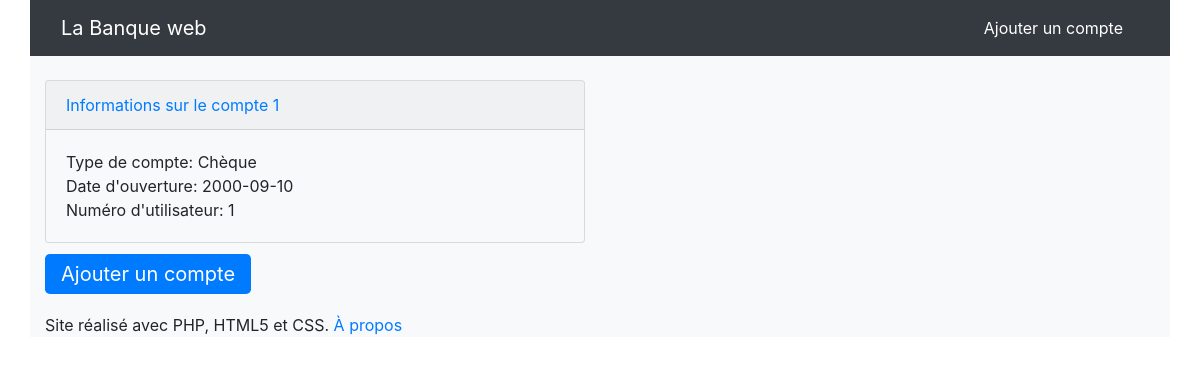
Before: / with the older database file.
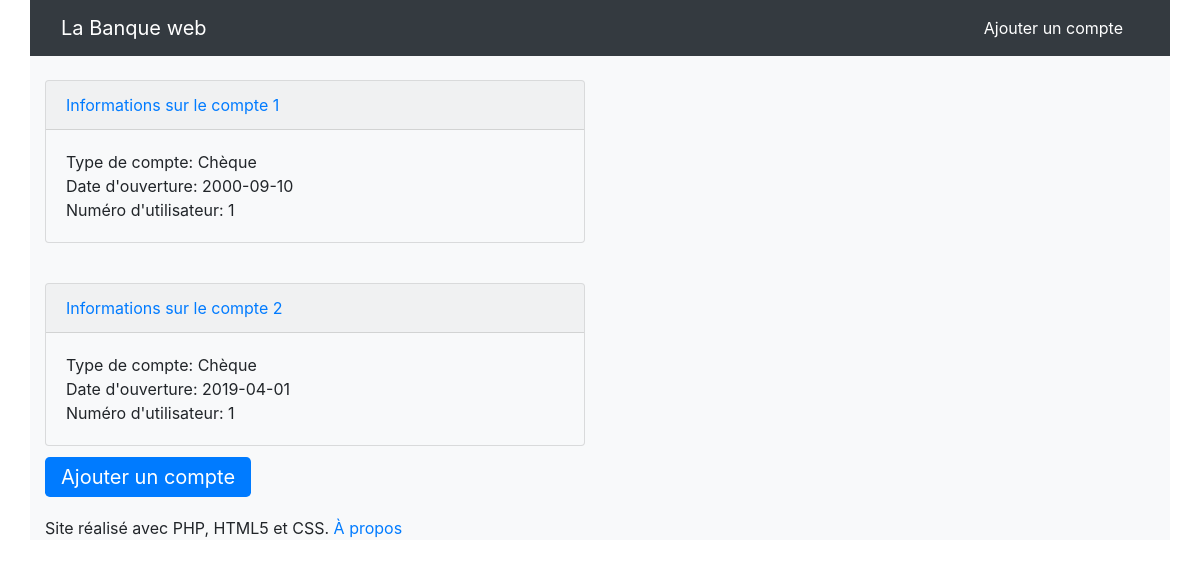
After: the same page with the newer database file.
### tables this page shows
CREATE TABLE `comptes` (
  `id` int(11) NOT NULL,
  `type_compte` varchar(255) NOT NULL,
  `date` date NOT NULL,
  `id_utilisateur` int(11) NOT NULL
);

### Modele/modele.php (called while the page is built, shortened)
<?php
function getBdd()
{
    $bdd = new PDO('mysql:host=localhost;dbname=banque_web;charset=utf8', 'root', 'mysql', array(PDO::ATTR_ERRMODE => PDO::ERRMODE_EXCEPTION));
    return $bdd;
}
function getComptes()
{
    $bdd = getBdd();
    $comptes = $bdd->query('select id, type_compte, date, id_utilisateur from comptes');
    return $comptes;
}

### Controleur/Controleur.php (called while the page is built, shortened)
<?php
require 'Modele/modele.php';
function accueil()
{
    $comptes = getComptes();
    require 'Vue/vueAccueil.php';
}

### Vue/vueAccueil.php (the view, shortened to what this page needs)
<?php foreach ($comptes as $compte):
    ?>
    <article>
        <br>
        <div class="card bg-light mb-3" style="max-width: 540px;">
            <div class="card-header">
                <a href="<?= "index.php?action=compte&id=" . $compte['id'] ?>">Informations sur le
                    compte <?= $compte['id'] ?> </a>
            </div>
            <div class="card-body">
                Type de compte: <?= $compte['type_compte'] ?>
                <br>
                <time>Date d'ouverture: <?= $compte['date'] ?></time>
                <br>
                Numéro d'utilisateur: <?= $compte['id_utilisateur'] ?>
            </div>
        </div>
    </article>
<?php endforeach; ?>
    <a class="btn-lg btn-primary" href="index.php?action=nouveauCompte">Ajouter un compte
    </a>
<?php require 'Vue/gabarit.php'; ?>

Changed rows visible on the page:
added comptes: id "2", type_compte "Chèque", date "2019-04-01", id_utilisateur "1"
